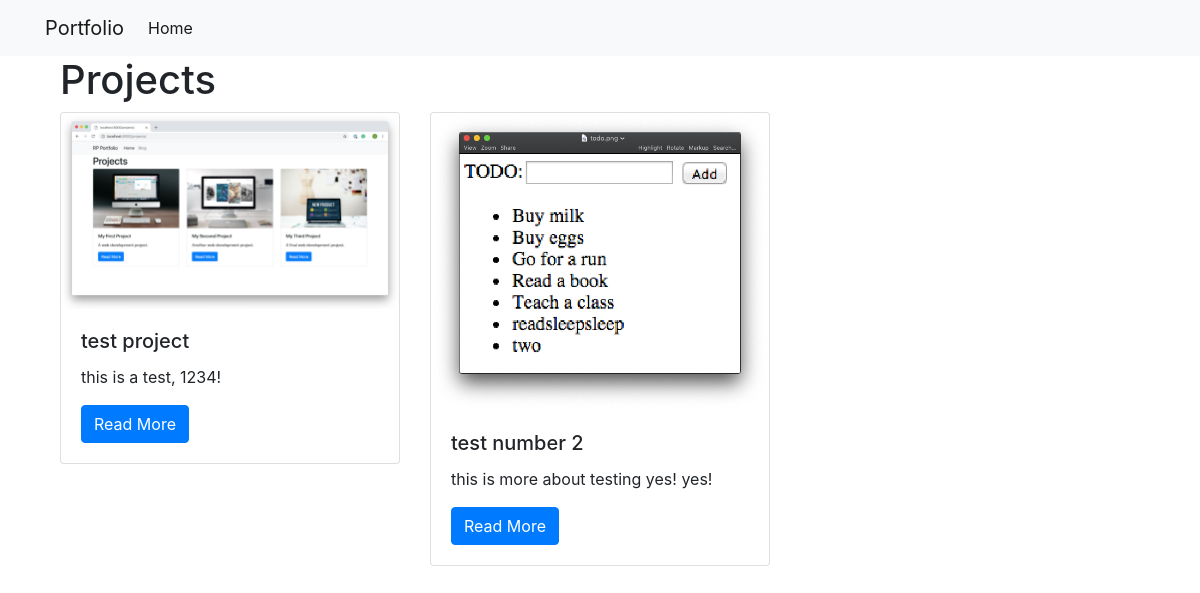
The page /projects/ on the database as committed earlier.
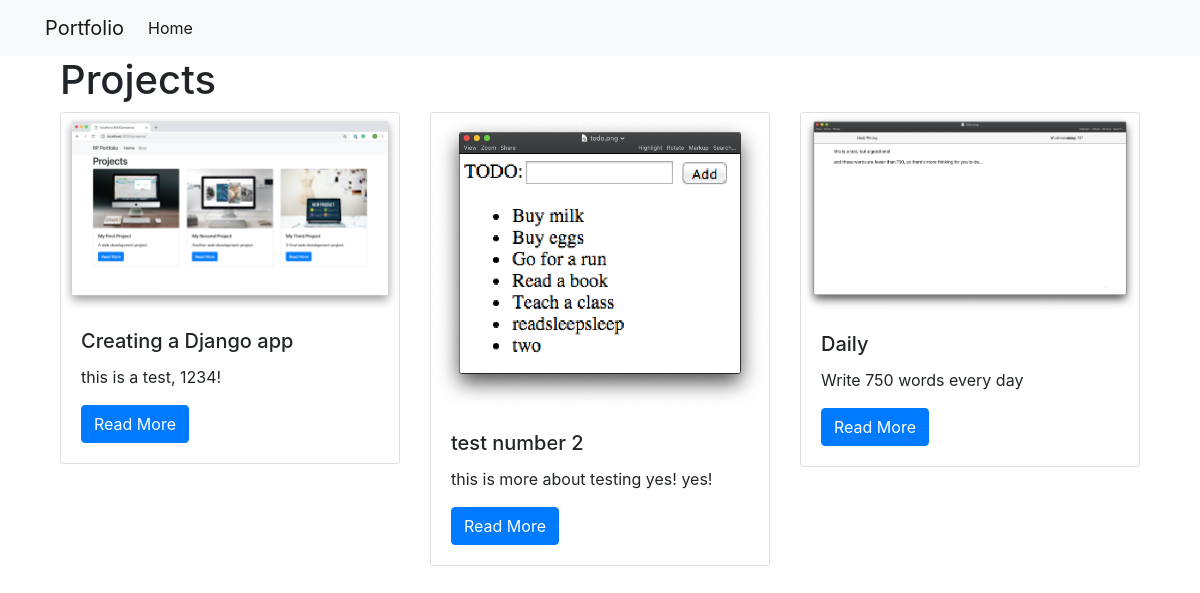
The same page on the database as committed later.
### projects/models.py (models this page shows)
class Project(models.Model):
    title = models.CharField(max_length=100)
    description = models.TextField()
    technology = models.CharField(max_length=20)
    image = models.CharField(max_length=100)

### projects/views.py (the view)
# urls.py: path('', views.all_projects, name='all_projects'),
def all_projects(request):
    projects = Project.objects.all()
    return render(request, 'projects/all_projects.html', {'projects': projects})

### projects/templates/projects/all_projects.html
{% extends 'projects/base.html' %}
{% load static %}
{% block content %}
<div class="container">
    <h1>Projects</h1>
    <div class="row">
        {% for project in projects %}
            <div class="col-md-4">
                <div class="card mb-2">
                    <img class="card-img-top" src="{% static project.image %}">
                    <div class="card-body">
                        <h5 class="card-title">{{ project.title }}</h5>
                        <p class="card-text">{{ project.description }}</p>
                        <a href="{% url 'projects:project_detail' project.pk %}" class="btn btn-primary">
                            Read More
                        </a>
                    </div>
                </div>
            </div>
        {% endfor %}
    </div>
</div>
{% endblock %}

### projects/templates/projects/base.html (shortened to what this page needs)
<!DOCTYPE html>
<html lang="en">
<head>
    <link rel="stylesheet" href="https://stackpath.bootstrapcdn.com/bootstrap/4.3.1/css/bootstrap.min.css">
</head>
<body>
<nav class="navbar navbar-expand-lg navbar-light bg-light">
    <div class="container">
        <a class="navbar-brand" href="{% url 'projects:all_projects' %}">Portfolio</a>
        <div class="collapse navbar-collapse" id="navbarSupportedContent">
          <ul class="navbar-nav mr-auto">
            <li class="nav-item active">
              <a class="nav-link" href="{% url 'projects:all_projects' %}">Home</a>
            </li>
          </ul>
        </div>
    </div>
</nav>
<div class="container">
    {% block content %}
    {% endblock %}
</div>
</body>
</html>

Rows that differ between the two databases and show on the page:
changed Project "this is a test, 1234!": title "test project" → "Creating a Django app"
added Project: image (picture), title "Daily", description "Write 750 words every day"
